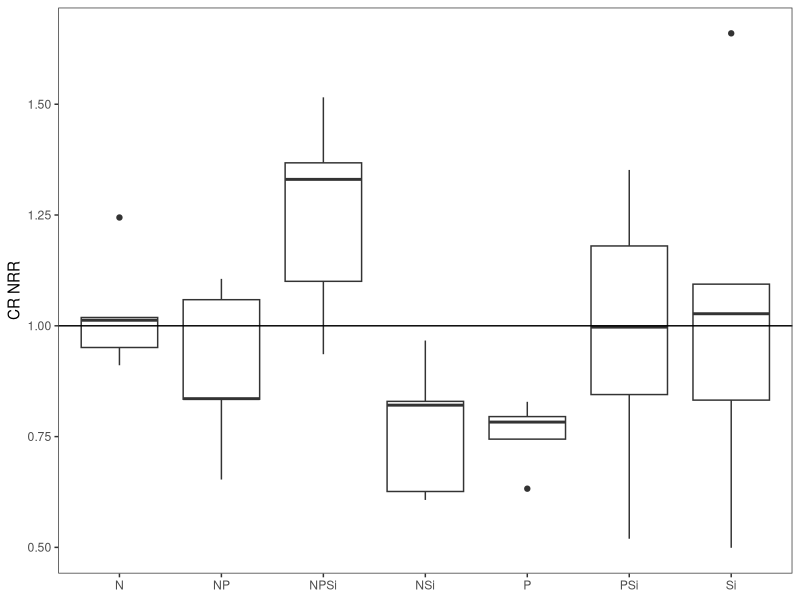
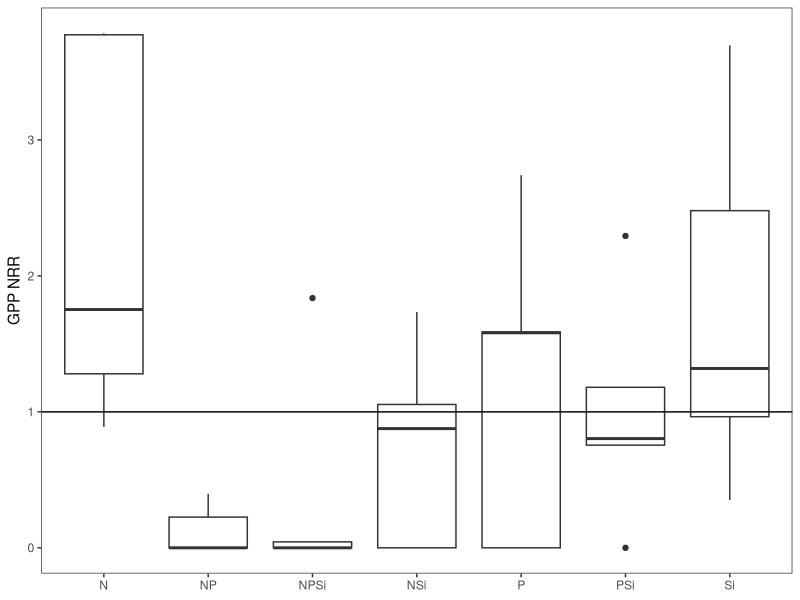
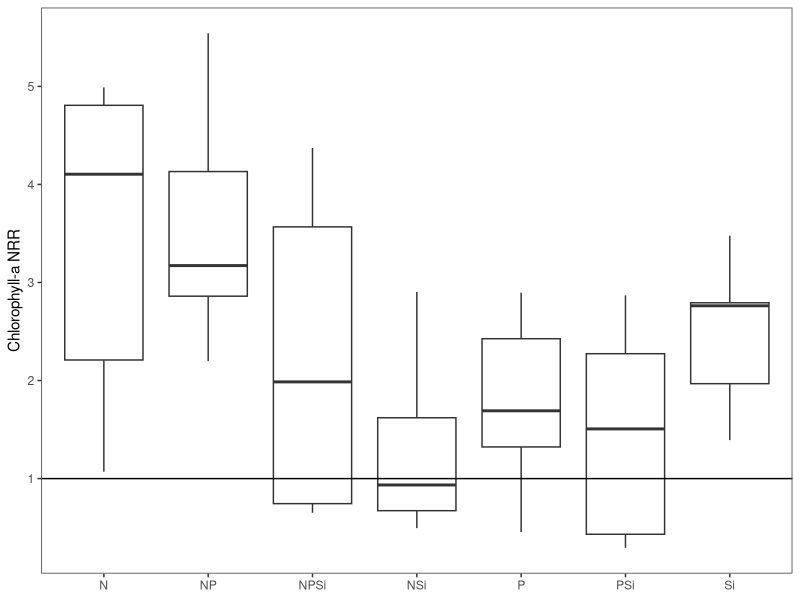
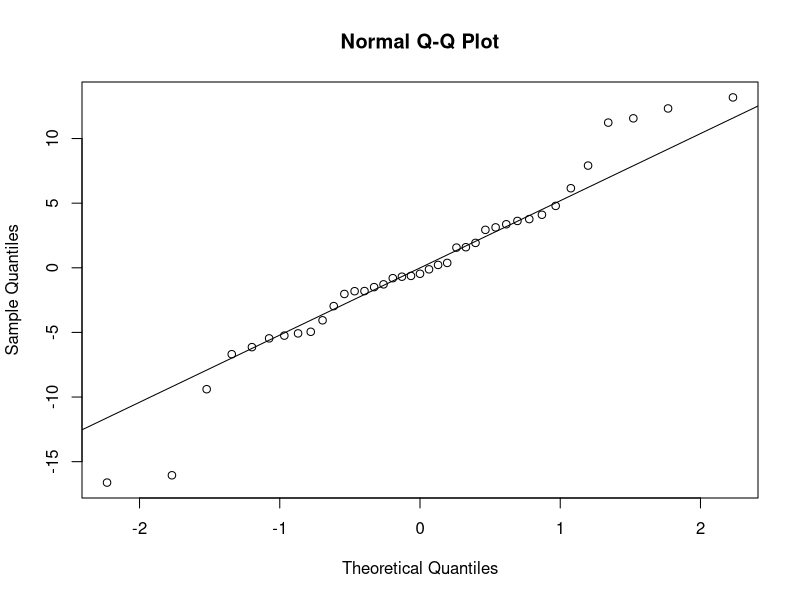
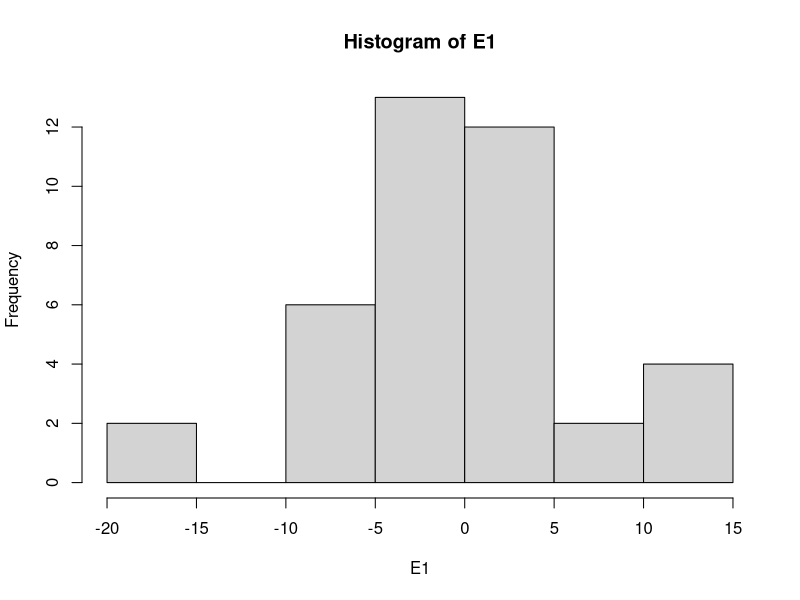
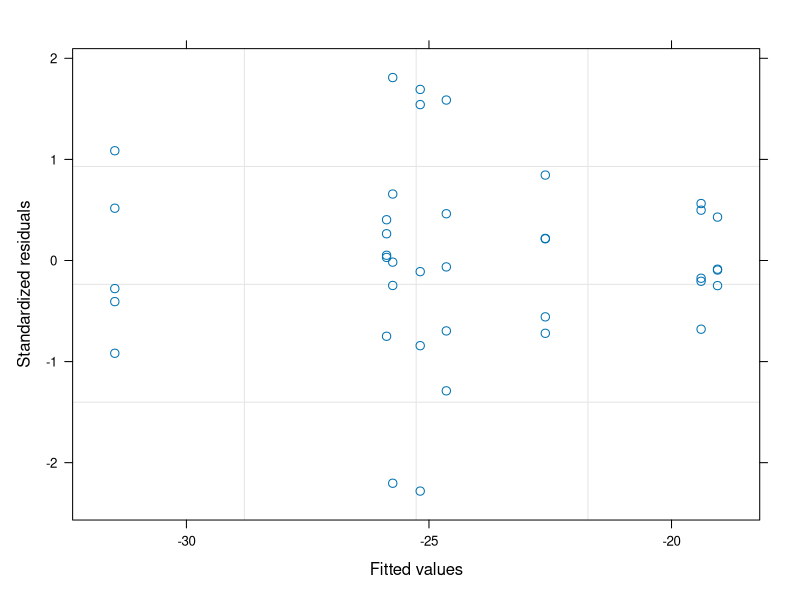

These charts were generated, in order, by the following R code: (Note: this script raises an error after producing the figures.)
#Author:  Clay Arango
#Creation date: 14-Feb-19
#Script to analyze NDS data from Summer 2018 WSB work with S. Roley and A. Alexiades

#packages
library(nlme)
library(nortest)
library(plyr)
library(dplyr)
library(multcomp)
library(MASS)
library(ggplot2)

#Load data
sat_summer <- read.table(file="satus_summer.csv", header=T, sep=",")

#set variable
d = sat_summer

#evaluate data to make sure factors are correct
names(d)

unique(d$nutrient) #control, N, NP, NPSi, NSi, P, PSi, Si
unique(d$N) #should be 0 and 1
unique(d$P) #should be 0 and 1
unique(d$Si) #should be 0 and 1
unique(d$top) #should be "sponge" and "glass"
#if need to change, use recode function below. 
d$top<-recode(d$top, "cellulose" ="sponge")
str(d)
 
#convert N and P and Si values (0 or 1 for absence or presence) to factors
d$N<-as.factor(d$N)
d$P<-as.factor(d$P)
d$Si<-as.factor(d$Si)
str(d)

#subset data into gpp and cr response
d.cr = subset(d, top=="sponge", data=d)
d.gpp = subset(d, top=="glass", data=d)

#calculate nrr for cr
x<-ddply(d.cr, "nutrient", summarise, ave_cr = mean(cr.area, na.rm=T)) #changed to ddply b/c allows
#to specify by column name - I had a csv file with the relevant column in a different position.
x
d.cr$cr.nrr = d.cr$cr.area/-25.18067 #divide by control ave_cr

#calculate nrr for gpp and chla
x<- ddply(d.gpp, "nutrient", summarise, ave_gpp = mean(gpp.area, na.rm=T), ave_chla = mean(chla_ug_cm2, na.rm=T)) 
x
d.gpp$gpp.nrr = d.gpp$gpp.area/2.7173342 #divide by control ave_gpp
d.gpp$chla.nrr = d.gpp$chla_ug_cm2/0.8314271 #divide by control ave_chla

#now combine into one and export
d.cr$chla.nrr<-NA
d.cr$gpp.nrr<-NA
d.gpp$cr.nrr<-NA
d.nrr<-rbind(d.cr, d.gpp)
d.nrr$site.date<-"satus_summer"
write.table(d.nrr, "satus_summer_nrr.csv",  sep=",", quote=F, row.names =F)

###############
#plots of NRR
##############
ggplot(data=subset(d.cr, !(nutrient=="control")), aes(x=nutrient, y=cr.nrr))+geom_boxplot()+theme_bw()+
  ylab("CR NRR")+geom_abline(slope = 0, intercept = 1)+
  theme(axis.title.x=element_blank(), panel.grid.minor=element_blank(), panel.grid.major=element_blank())
#NPSI limitation, others inhibition or neutral

ggplot(data=subset(d.gpp, !(nutrient=="control")), aes(x=nutrient, y=gpp.nrr))+geom_boxplot()+theme_bw()+
  ylab("GPP NRR")+geom_abline(slope = 0, intercept = 1)+
  theme(axis.title.x=element_blank(), panel.grid.minor=element_blank(), panel.grid.major=element_blank())
#mostly inhibition or neutral. Note: found error in GPP and fixed (AC8)

ggplot(data=subset(d.gpp, !(nutrient=="control")), aes(x=nutrient, y=chla.nrr))+geom_boxplot()+theme_bw()+
  ylab("Chlorophyll-a NRR")+geom_abline(slope = 0, intercept = 1)+ 
  theme(axis.title.x=element_blank(), panel.grid.minor=element_blank(), panel.grid.major=element_blank())
#limitation or neutral

##########
#NRR Summary Files
#########

GPP_sum<-ddply(d.gpp, "nutrient", summarise, ave_nrr.gpp=mean(gpp.nrr, na.rm=T), sd_nrr.gpp=sd(gpp.nrr, na.rm=T), 
               se_nrr.gpp =(sd(gpp.nrr)/sqrt(sum(!is.na(gpp.nrr)))), 
               ci95_nrr.gpp = (1.96*(sd(gpp.nrr)/sqrt(sum(!is.na(gpp.nrr))))),
               ave_nrr.chla=mean(chla.nrr, na.rm=T), sd_nrr.chla=sd(chla.nrr, na.rm=T), 
               se_nrr.chla =(sd(chla.nrr)/sqrt(sum(!is.na(chla.nrr)))), 
               ci95_nrr.chla = (1.96*(sd(chla.nrr)/sqrt(sum(!is.na(chla.nrr))))))
CR_sum<-ddply(d.cr, "nutrient", summarise, ave_nrr.cr=mean(cr.nrr, na.rm=T), sd_nrr.cr=sd(cr.nrr, na.rm=T), 
              se_nrr.cr =(sd(cr.nrr)/sqrt(sum(!is.na(cr.nrr)))), 
              ci95_nrr.cr = (1.96*(sd(cr.nrr)/sqrt(sum(!is.na(cr.nrr))))))

#now combine into one and export
d.sum<-merge(GPP_sum, CR_sum, by="nutrient")
d.sum$site_date<-"aht_summer"
write.table(d.sum, "reec_summer_summ.csv",  sep=",", quote=F, row.names =F)

############################################################
#analyze RESPIRATION data
############################################################

M1<-gls(cr.area~N*P*Si, data=d.cr, na.action=na.omit)
E1<-residuals(M1)
qqnorm(E1)
qqline(E1)
ad.test(E1)
   #residuals are more-or-less normally distributed, p=0.06625. A lot of wiggle around QQ line
hist(E1) #ok
plot(M1)# a little bit heteroscedastic but not dramatically so. less variation as values increase

plot(filter(d.cr, !is.na(cr.area)) %>% dplyr::select(nutrient), 
     E1, xlab="nutrient", ylab="Residuals")
bartlett.test(cr.area~nutrient, data=d.cr)
   #variance test OK

anova(M1)
  #P and NPSi interaction signficant. in figure, Si appears higher, NP lower, all others equal to Control

ggplot(data=d.cr, aes(x=nutrient, y = cr.area))+geom_boxplot()

x <- group_by(d.cr, nutrient) %>%  # Grouping function causes subsequent functions to aggregate by treatment
  summarize(cr.mean = abs(mean(cr.area, na.rm = TRUE)), # na.rm = TRUE to remove missing values
            cr.sd=abs(sd(cr.area, na.rm = TRUE)),  # na.rm = TRUE to remove missing values
            n = sum(!is.na(cr.area)), # of observations, excluding NAs. 
            cr.se=cr.sd/sqrt(n))

ggplot(data=x, aes(x=nutrient, y=cr.mean)) + 
  geom_bar(stat="identity", position=position_dodge(), color = "black") + 
  geom_errorbar(aes(ymin=cr.mean, ymax=cr.mean+cr.se), width=0.2, 
                position=position_dodge(0.9)) + 
  xlab("Nutrient") +
  ylab(expression(Respiration~(ug~O[2]~m^{-2}~h^{-1}))) +
  ylim(0,20) +
  labs(fill="Light") +
  theme_bw() +
  theme(panel.grid.major=element_blank(),
        panel.grid.minor=element_blank(),
        legend.title=element_text(size=6),
        legend.key=element_blank(), 
        legend.position=c(0.5,0.95), 
        legend.text=element_text(size=8), 
        legend.background=element_blank(), 
        legend.direction="horizontal", 
        legend.key.size=unit(0.3, "cm"), 
        axis.title.y=element_text(size=8), 
        axis.title.x=element_text(size=8), 
        axis.text.x=element_text(size=8))


#ggsave('output/figures/Aht_summer_CRNRR.tiff',
#       units="in",
#       width=3.25,
#       height=3.25,
#       dpi=1200,
#       compression="lzw")

############################################################
#analyze the PRODUCTION data
############################################################

M1<-gls(log10(gpp.area+1)~N*P*Si, data=d.gpp, na.action=na.omit) #had to log-transform
E1<-residuals(M1)
qqnorm(E1)
qqline(E1)
ad.test(E1)
  #with log transformation: looks better, p = 0.8947)
  #w/o transformation: residuals not normal (p = 0.012, clear deviation from QQ line)

hist(E1, xlab="residuals", main="")
plot(M1)

plot(filter(d.gpp, !is.na(gpp.area)) %>% dplyr::select(nutrient), 
     E1, xlab="nutrient", ylab="Residuals")
bartlett.test(gpp.area~nutrient, data=d.gpp)
   #variance increases with value, even with transformation. will use kruskal-wallis

ggplot(data=d.gpp, aes(x=nutrient, y = gpp.area))+geom_boxplot()# one funky control value!! check on it!!
anova(M1)#doing anova anyway
#nothing significant

kruskal.test(gpp.area~N+P+Si, data=d.gpp, na.action=na.omit)#kruskal-wallis can only have 1 factor


x <- group_by(d.gpp, nutrient) %>%  # Grouping function causes subsequent functions to aggregate by season and reach
  summarize(gpp.mean = abs(mean(gpp.area, na.rm = TRUE)), # na.rm = TRUE to remove missing values
            gpp.sd=abs(sd(gpp.area, na.rm = TRUE)),  # na.rm = TRUE to remove missing values
            n = sum(!is.na(gpp.area)), # of observations, excluding NAs. 
            gpp.se=gpp.sd/sqrt(n))

ggplot(data=x, aes(x=nutrient, y=gpp.mean)) + 
  geom_bar(stat="identity", position=position_dodge(), color = "black") + 
  geom_errorbar(aes(ymin=gpp.mean, ymax=gpp.mean+gpp.se), width=0.2, 
                position=position_dodge(0.9)) + 
  xlab("Nutrient") +
  ylab(expression(Production~(ug~O[2]~m^{-2}~h^{-1}))) +
  labs(fill="Light") +
  theme_bw() +
  theme(panel.grid.major=element_blank(),
        panel.grid.minor=element_blank(), 
        legend.title=element_text(size=6), 
        legend.key=element_blank(),  
        legend.position=c(0.5,0.95),  
        legend.text=element_text(size=8),  
        legend.background=element_blank(),  
        legend.direction="horizontal",  
        legend.key.size=unit(0.3, "cm"),  
        axis.title.y=element_text(size=8),  
        axis.title.x=element_text(size=8),  
        axis.text.x=element_text(size=8))

#ggsave('output/figures/gppByNutrient.tiff',
#       units="in",
#       width=3.25,
#       height=3.25,
#       dpi=1200,
#       compression="lzw")


#BELOW HERE IS NOT EDITED





############################################################
#analyze the CHL-A biomass on disks

M1<-gls(chla~N*P*light, data=roza_sum.chla, na.action=na.omit)
E1<-residuals(M1)
qqnorm(E1)
qqline(E1)
ad.test(E1)
  #residuals look bad (p=0.001)
hist(E1)
plot(M1)

vf1 = varIdent(form = ~ 1|N*P)
vf2 = varIdent(form = ~ 1|light)
vf3 = varIdent(form = ~ 1|N*P*light)
vf4 = varPower(form = ~ fitted(.)) 
vf5 = varExp(form = ~ fitted(.))
vf6 = varConstPower(form = ~ fitted(.))
vf7 = varExp(form = ~ fitted(.)|nutrient)

M2<-gls(chla~N*P*light, data=roza_sum.chla, na.action=na.omit, weights=vf1)
M3<-gls(chla~N*P*light, data=roza_sum.chla, na.action=na.omit, weights=vf2)
M4<-gls(chla~N*P*light, data=roza_sum.chla, na.action=na.omit, weights=vf3)
M5<-gls(chla~N*P*light, data=roza_sum.chla, na.action=na.omit, weights=vf4)
M6<-gls(chla~N*P*light, data=roza_sum.chla, na.action=na.omit, weights=vf5)
M7<-gls(chla~N*P*light, data=roza_sum.chla, na.action=na.omit, weights=vf6)
M8<-gls(chla~N*P*light, data=roza_sum.chla, na.action=na.omit, weights=vf7)

anova(M1,M2,M3,M4,M5,M6,M7,M8)

#M3 is best on AIC

E3<-residuals(M3)
qqnorm(E3)
qqline(E3)
ad.test(E3)
#residuals are not normal (p=0.001)
hist(E3, xlab="residuals", main="")
plot(M3)
  #hist and plot look good

plot(filter(roza_sum.chla, !is.na(chla)) %>% dplyr::select(light), 
     E3, xlab="light", ylab="Residuals")
bartlett.test(chla~light, data=roza_sum.chla)

plot(filter(roza_sum.chla, !is.na(chla)) %>% dplyr::select(nutrient), 
     E3, xlab="nutrient", ylab="Residuals")
bartlett.test(chla~nutrient, data=roza_sum.chla)

anova(M3)

#light is significant and N and P separately interact with light

x<-roza_sum.chla[complete.cases(roza_sum.chla$chla),]

with(x, 
     interaction.plot(nutrient,light,chla, 
                      ylim=c(0,1.5),lty=c(1,12),lwd=2,ylab="Chlorophyll a", 
                      xlab="Nutrient", trace.label="Light"))

x <- group_by(roza_sum.chla, nutrient, light) %>%  # Grouping function causes subsequent functions to aggregate by season and reach
  summarize(chla.mean = mean(chla, na.rm = TRUE), # na.rm = TRUE to remove missing values
            chla.sd=sd(chla, na.rm = TRUE),  # na.rm = TRUE to remove missing values
            n = sum(!is.na(chla)), # of observations, excluding NAs. 
            chla.se=chla.sd/sqrt(n))

ggplot(data=x, 
       aes(x=nutrient, y=chla.mean, fill=light)) + 
  geom_bar(stat="identity", position=position_dodge(), color = "black") + 
  geom_errorbar(aes(ymin=chla.mean, ymax=chla.mean+chla.se), width=0.2, 
                position=position_dodge(0.9)) + 
  scale_fill_manual(values=c("white","black")) +
  xlab("Nutrient") +
  ylab(expression(Chlorophyll~a~(ug~cm^{-2}))) +
  ylim(0,1.7) +
  labs(fill="Light") +
  theme_bw() +
  theme(panel.grid.major=element_blank(), 
        panel.grid.minor=element_blank(), 
        legend.title=element_text(size=6), 
        legend.key=element_blank(), 
        legend.position=c(0.5,0.95), 
        legend.text=element_text(size=8), 
        legend.background=element_blank(), 
        legend.direction="horizontal", 
        legend.key.size=unit(0.3, "cm"), 
        axis.title.y=element_text(size=8), 
        axis.title.x=element_text(size=8), 
        axis.text.x=element_text(size=8))

ggsave('output/figures/chlaByNutrientLight.tiff',
       units="in",
       width=3.25,
       height=3.25,
       dpi=1200,
       compression="lzw")



############################################################
############################################################
#calculate nrr mean and standard error
x1 <- group_by(roza_sum, nutrient, light) %>%  # Grouping function causes subsequent functions to aggregate by season and reach
  summarize(chla.nrr.mean = mean(chla.nrr, na.rm = TRUE), # na.rm = TRUE to remove missing values
            chla.nrr.sd=sd(chla.nrr, na.rm = TRUE),  # na.rm = TRUE to remove missing values
            chla.n = sum(!is.na(chla.nrr)), # of observations, excluding NAs. 
            chla.nrr.se=chla.nrr.sd/sqrt(chla.n))


x2 <- group_by(roza_sum, nutrient, light) %>%  # Grouping function causes subsequent functions to aggregate by season and reach
  summarize(gpp.nrr.mean = mean(gpp.nrr, na.rm = TRUE), # na.rm = TRUE to remove missing values
            gpp.nrr.sd=sd(gpp.nrr, na.rm = TRUE),  # na.rm = TRUE to remove missing values
            gpp.n = sum(!is.na(gpp.nrr)), # of observations, excluding NAs. 
            gpp.nrr.se=gpp.nrr.sd/sqrt(gpp.n))

x3 <- group_by(roza_sum, nutrient, light) %>%  # Grouping function causes subsequent functions to aggregate by season and reach
  summarize(cr.nrr.mean = mean(cr.nrr, na.rm = TRUE), # na.rm = TRUE to remove missing values
            cr.nrr.sd=sd(cr.nrr, na.rm = TRUE),  # na.rm = TRUE to remove missing values
            cr.n = sum(!is.na(cr.nrr)), # of observations, excluding NAs. 
            cr.nrr.se=cr.nrr.sd/sqrt(cr.n))

roza_sum.nrr<-cbind(x1,x2,x3)
roza_sum.nrr <- roza_sum.nrr[, !duplicated(colnames(roza_sum.nrr))]
write.csv(roza_sum.nrr, "roza_sum.nrr.csv")
